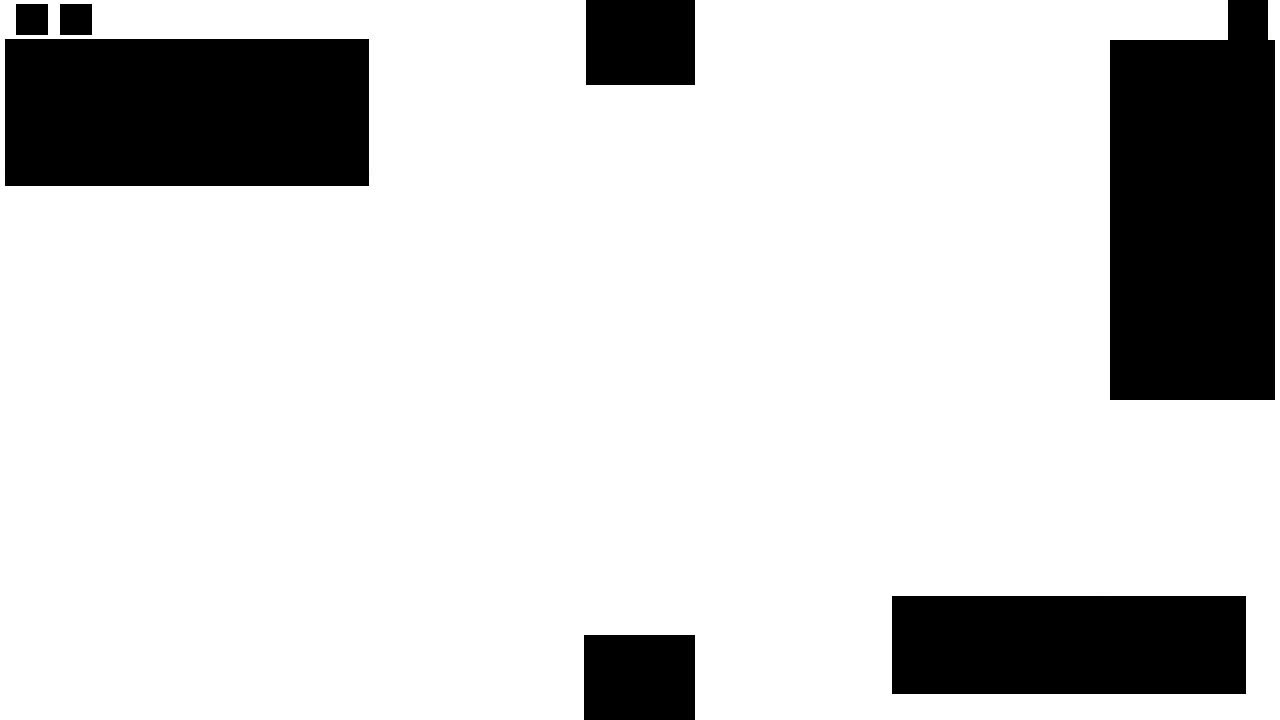
#> input picture resources/spawns/ui_mask.jpg, 1280 x 720 px
$ python -i spawn_detection.py   (imports and definitions only)
#> lines starting #> are read from the running program, lines starting #| are printed output that depends on the picture
#> further down, picture is the input picture: shape (720, 1280, 3); mean B, G, R 208, 208, 208
import os
from copy import copy
from pathlib import Path
from traceback import format_exc
from typing import Dict

import cv2 as cv
import numpy as np

from utilities import check_active, take_screenshot_binary_blocking


def apply_edge_filter(original_image: np.ndarray, edge_filter: Dict = {}) -> np.ndarray:
    # if we haven't been given a defined filter, use the filter values from the GUI
    if not edge_filter:
        edge_filter = {
            "kernelSize": 5,
            "erodeIter": 1,
            "dilateIter": 1,
            "canny1": 0,
            "canny2": 60,
        }

    kernel = np.ones((edge_filter["kernelSize"], edge_filter["kernelSize"]), np.uint8)
    eroded_image = cv.erode(original_image, kernel, iterations=edge_filter["erodeIter"])
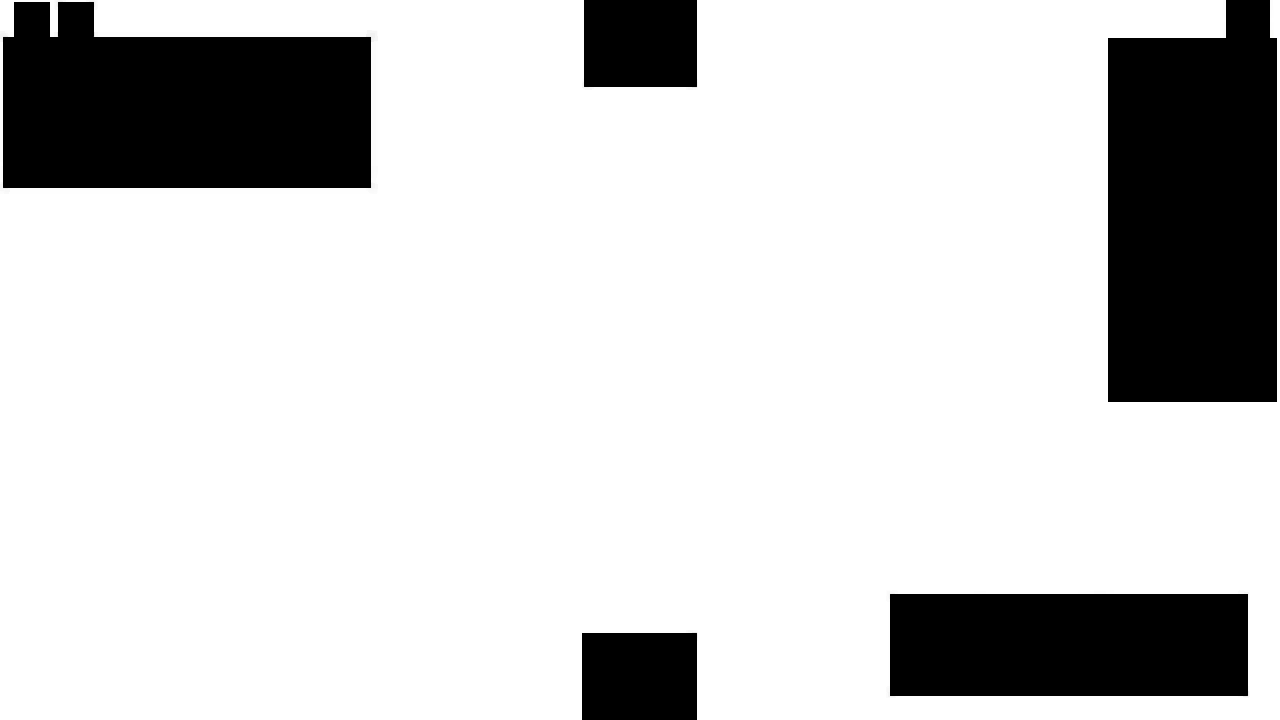
#> eroded_image: shape (720, 1280, 3); mean B, G, R 205.8, 205.8, 205.8
    dilated_image = cv.dilate(
        eroded_image, kernel, iterations=edge_filter["dilateIter"]
    )

    # canny edge detection
    result = cv.Canny(dilated_image, edge_filter["canny1"], edge_filter["canny2"])
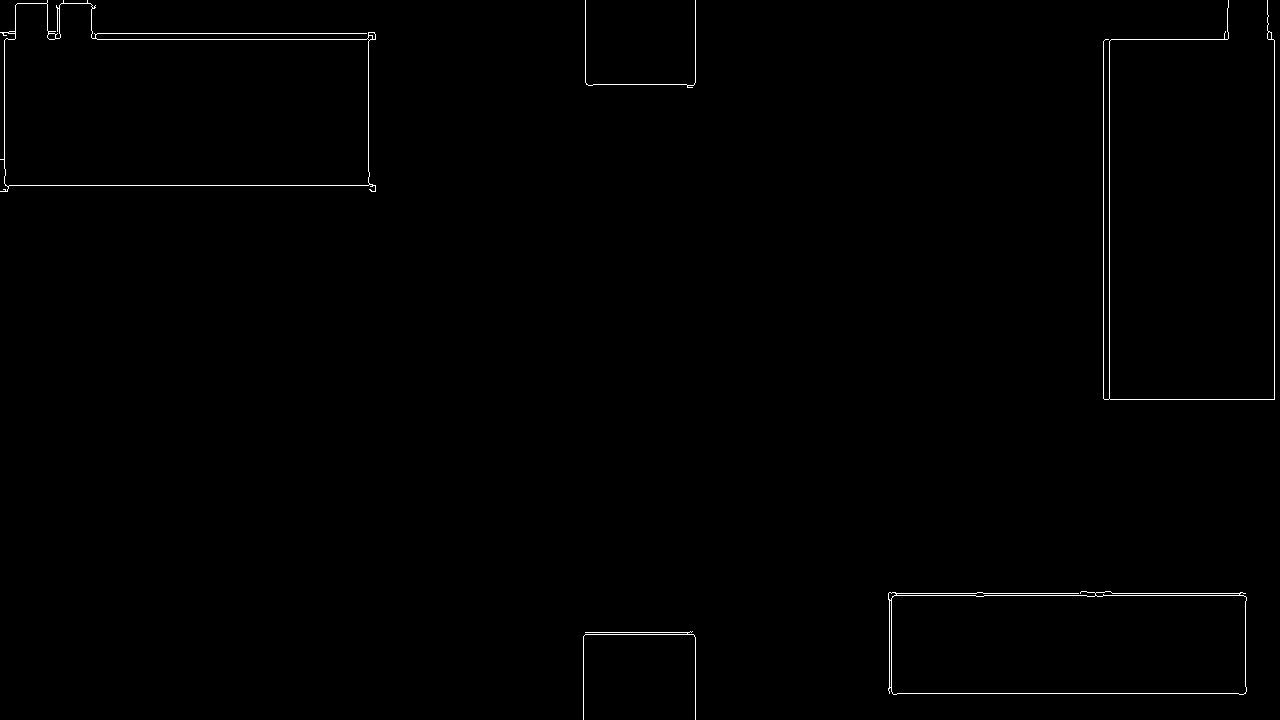
#> result: shape (720, 1280); 0.55% white in thin lines or dots
    # convert single channel image back to BGR
    img = cv.cvtColor(result, cv.COLOR_GRAY2BGR)
#> img: shape (720, 1280, 3); 0.55% white in thin lines or dots

    return img


# [152 lines left out: functions get_screenshot, spawn_detection_main, not called in this run]


# [4 lines not run here, left out]
    # spawn_detection_main()

>>> import cv2
>>> picture = cv2.imread('../resources/spawns/ui_mask.jpg')
>>> result = apply_edge_filter(picture)
